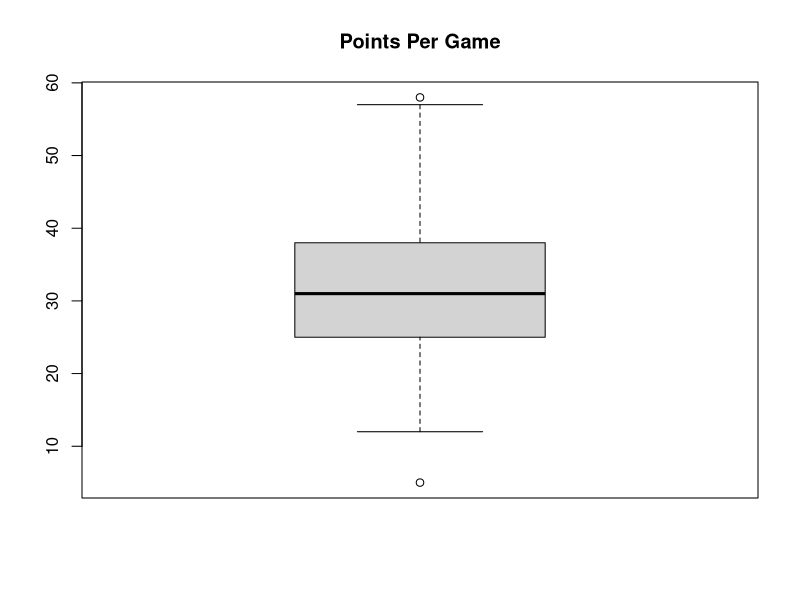
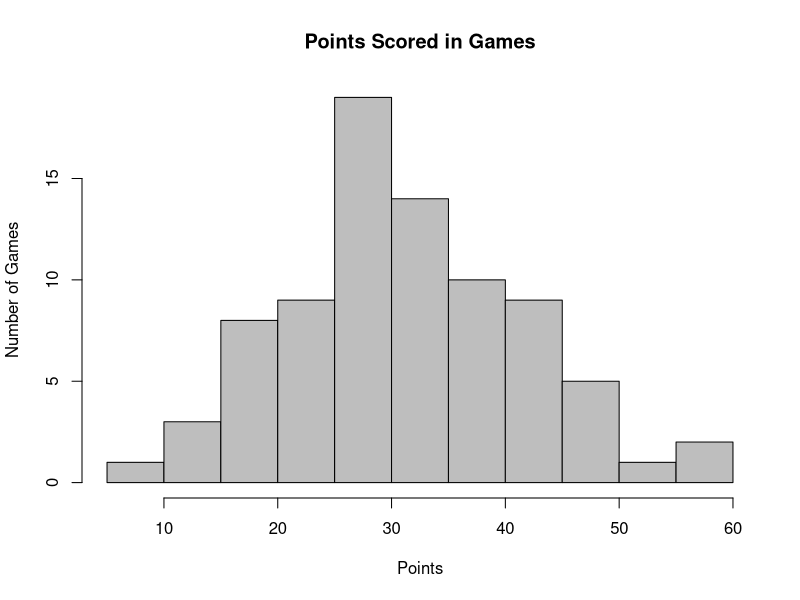
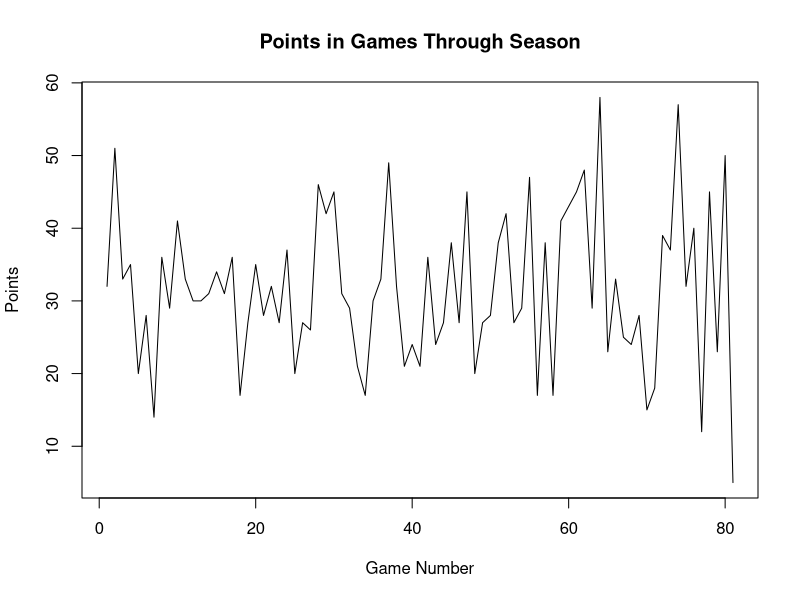
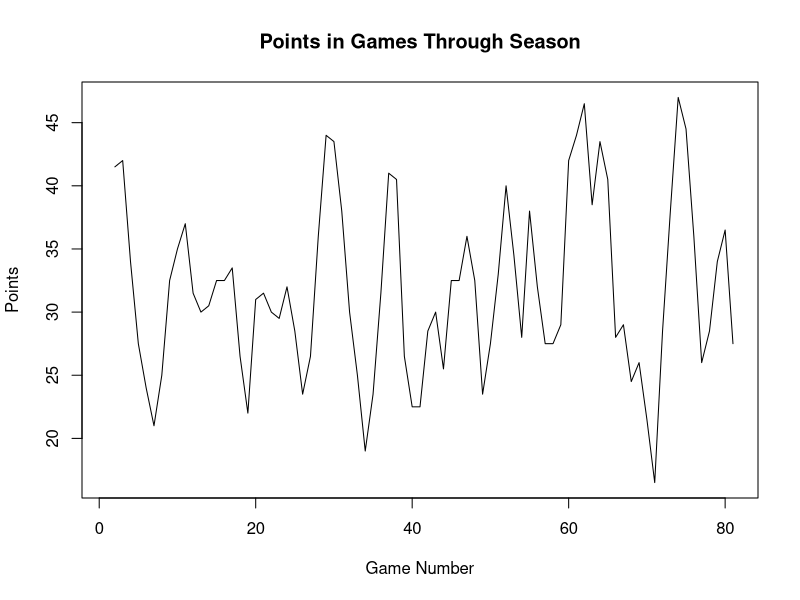
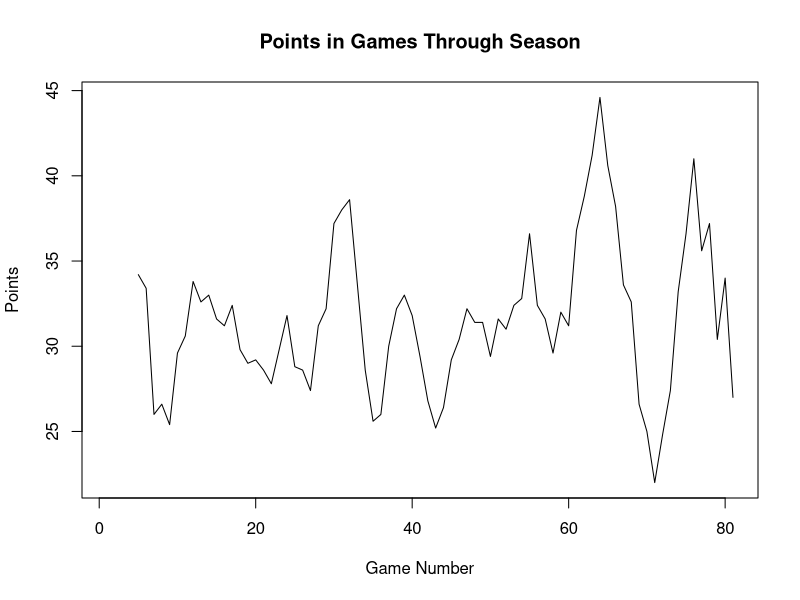
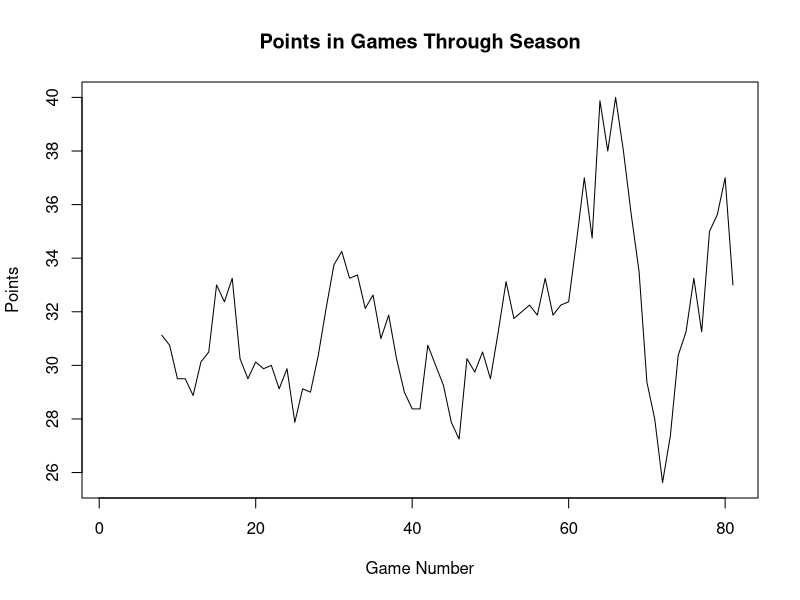
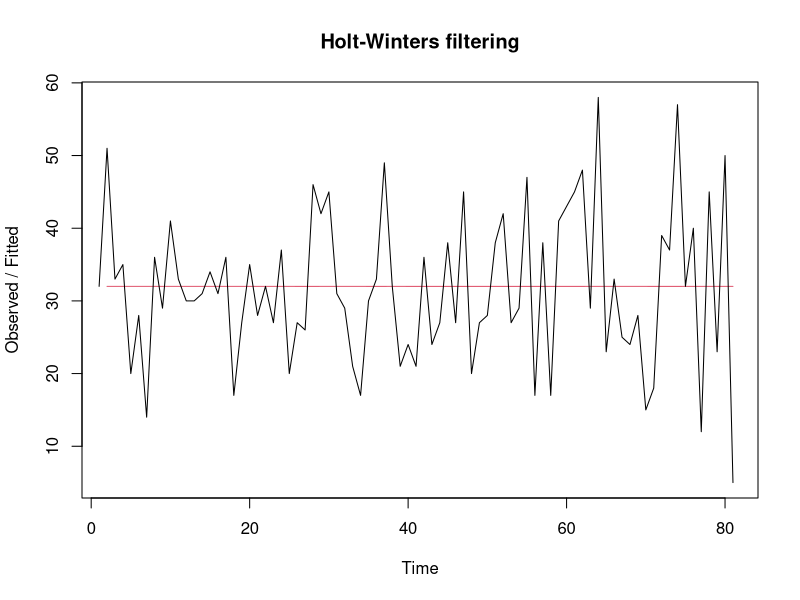
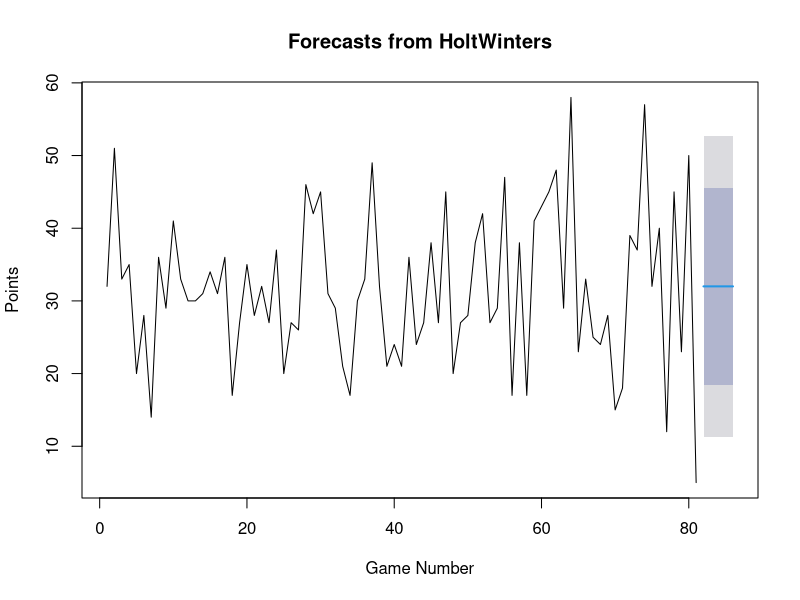

Source code (R) for these figures, in order:
##########################################################################################
# Time Series Analysis: Points Per Game by Russell Westbrook in 2016-2017 Season         #
# First Model = Simple Exponential Smoothing                                             #
# Second Model = ARIMA(0,0,3) / MA(3)                                                    #
##########################################################################################

# set up
library("TTR")
library("forecast")

getwd()

stats <- read.csv("OKC Guards Data.csv", row.names=NULL)
head(stats)

# data clean
RW <- stats[which(stats$Player=="Russell Westbrook"),]
RW <- RW[order(RW$Date),]

head(RW)
tail(RW)

RW <- RW[,c('PTS')]
RW <- ts(RW)

RW    # played 81 games in 2016-2017 season

# exploratory analysis and graphs
summary(RW)
boxplot(RW, main="Points Per Game")

hist <- hist(RW, col="gray", xlab="Points", ylab="Number of Games", main="Points Scored in Games")

plot(RW, xlab="Game Number", ylab="Points", main="Points in Games Through Season")

# smooth the data using various spans of simple of moving average and look for trends 
plot(SMA(RW, n=2), xlab="Game Number", ylab="Points", main="Points in Games Through Season")
plot(SMA(RW, n=5), xlab="Game Number", ylab="Points", main="Points in Games Through Season")
plot(SMA(RW, n=8), xlab="Game Number", ylab="Points", main="Points in Games Through Season")


######################################
# SIMPLE EXPONENTIAL SMOOTHING MODEL #
######################################
# plot original values against smoothing model forecast
RW.ts1 <- HoltWinters(RW, alpha=NULL, beta=FALSE, gamma=FALSE, l.start=32)
plot(RW.ts1)

# forecast next 5 games 
# plot forecast with confidence intervals
RWForecast <- forecast(RW.ts1, h=5)
summary(RWForecast)

plot(RWForecast, xlab="Game Number", ylab="Points")

# check to see that there are no correlations between forecast errors for successive predictions
acf(RWForecast$residuals, na.action=na.pass, lag.max=20)  # lags 2 and 3 exceed significance bounds

# Ljung-Box test 
Box.test(RWForecast$residuals, lag=20, type="Ljung-Box")


####################### 
# ARIMA MODEL / MA(3) #
#######################

# use auto.arima function to obtain best ARIMA model
auto.arima(RW)

# plot original values against ARIMA model forecast
RW.ts2 <- arima(RW, order=c(0,0,3))

plot(RW, col='red', xlab="Game Number", ylab="Points", main="Points in Games Through Season")
lines(fitted(RW.ts2), col='blue')

# forecast next 5 games 
# plot forecast with confidence intervals
RWForecast2 <- forecast(RW.ts2, h=5)
summary(RWForecast2)

plot(RWForecast2, xlab="Game Number", ylab="Points")

# check to see that there are no correlations between forecast errors for successive predictions
acf(RWForecast2$residuals, lag.max=20)  # no lags that exceed significance bounds

# Ljung-Box test 
Box.test(RWForecast2$residuals, lag=20, type="Ljung-Box")

